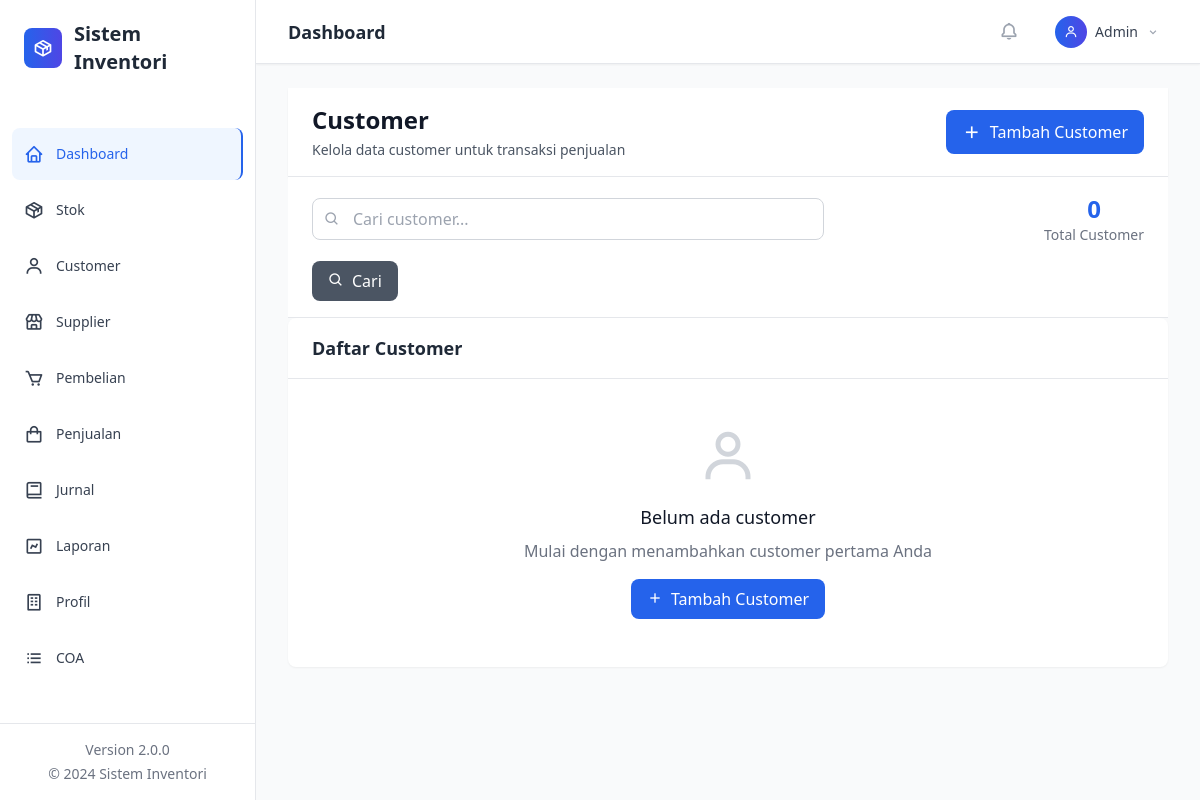
The page /?page=customer on the database as committed earlier.
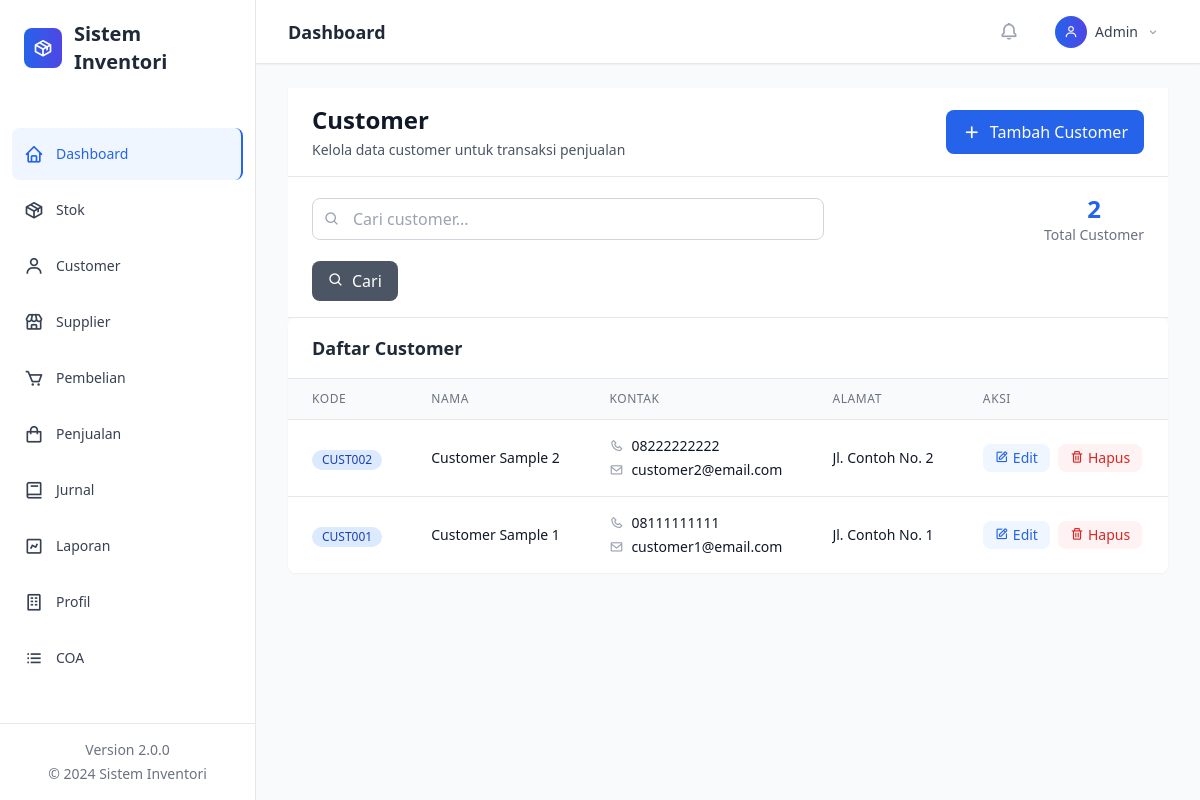
The same page on the database as committed later.
### tables this page shows
CREATE TABLE customer (
    id INTEGER PRIMARY KEY AUTOINCREMENT,
    kode TEXT UNIQUE NOT NULL,
    nama TEXT NOT NULL,
    alamat TEXT,
    telepon TEXT,
    email TEXT,
    created_at DATETIME DEFAULT CURRENT_TIMESTAMP,
    updated_at DATETIME DEFAULT CURRENT_TIMESTAMP
);

### classes/Database.php (called while the page is built, shortened)
<?php
class Database {
    private $pdo;
    private static $instance = null;
    private function __construct() {
        try {
            $this->pdo = new PDO('sqlite:' . DB_FILE);
            $this->pdo->setAttribute(PDO::ATTR_ERRMODE, PDO::ERRMODE_EXCEPTION);
            $this->pdo->exec('PRAGMA foreign_keys = ON;');
            $this->initializeTables();
        } catch (Exception $e) {
            if (DEBUG_MODE) {
                die('Database Error: ' . $e->getMessage());
            } else {
                die('Database connection failed. Please contact administrator.');
            }
        }
    }
    public static function getInstance() {
        if (self::$instance === null) {
            self::$instance = new self();
        }
        return self::$instance;
    }
    private function initializeTables() {
        if (file_exists(INIT_SQL)) {
            $sql = file_get_contents(INIT_SQL);
            $stmts = array_filter(array_map('trim', explode(';', $sql)));
            foreach ($stmts as $stmt) {
                if ($stmt) {
                    $this->pdo->exec($stmt);
                }
            }
        }
        $this->createProfileTable();
    }
    private function createProfileTable() {
        $sql = "CREATE TABLE IF NOT EXISTS profil_perusahaan (
            id INTEGER PRIMARY KEY AUTOINCREMENT,
            nama_perusahaan TEXT NOT NULL,
            alamat TEXT,
            telepon TEXT,
            email TEXT,
            website TEXT,
            logo TEXT,
            npwp TEXT,
            created_at DATETIME DEFAULT CURRENT_TIMESTAMP,
            updated_at DATETIME DEFAULT CURRENT_TIMESTAMP
        )";
        $this->pdo->exec($sql);
        $stmt = $this->pdo->prepare("SELECT COUNT(*) FROM profil_perusahaan");
        $stmt->execute();
    }
    public function query($sql, $params = []) {
        try {
            $stmt = $this->pdo->prepare($sql);
            $stmt->execute($params);
            return $stmt;
        } catch (Exception $e) {
            if (DEBUG_MODE) {
                throw new Exception('Query Error: ' . $e->getMessage());
            } else {
                throw new Exception('Database operation failed.');
            }
        }
    }
    public function fetchAll($sql, $params = []) {
        return $this->query($sql, $params)->fetchAll(PDO::FETCH_ASSOC);
    }
    public function fetch($sql, $params = []) {
        return $this->query($sql, $params)->fetch(PDO::FETCH_ASSOC);
    }
}
?>

### views/customer/index.php (the view, shortened to what the changed rows need)
<?php
$search = $_GET['search'] ?? '';
$whereClause = '';
$params = [];
$page = max(1, (int)($_GET['p'] ?? 1));
$perPage = 10;
$offset = ($page - 1) * $perPage;
$totalRows = $db->fetch("SELECT COUNT(*) as total FROM customer $whereClause", $params)['total'];
$rows = $db->fetchAll("SELECT * FROM customer $whereClause ORDER BY id DESC LIMIT ? OFFSET ?",
    array_merge($params, [$perPage, $offset]));
?>
<div class="bg-white shadow-sm border-b border-gray-200">
    <div class="px-6 py-4">
        <div class="flex items-center justify-between">
            <div>
                <h1 class="text-2xl font-bold text-gray-900">Customer</h1>
                <p class="text-sm text-gray-600 mt-1">Kelola data customer untuk transaksi penjualan</p>
            </div>
            <button onclick="openTambah()" class="bg-blue-600 hover:bg-blue-700 text-white px-4 py-2 rounded-lg flex items-center space-x-2 transition-colors">
                <i class='bx bx-plus text-xl'></i>
                <span>Tambah Customer</span>
            </button>
        </div>
    </div>
</div>
<div class="bg-white border-b border-gray-200 px-6 py-4">
    <div class="flex flex-col sm:flex-row sm:items-center sm:justify-between space-y-4 sm:space-y-0">
        <div class="flex-1 max-w-lg">
            <div class="relative">
                <input type="text" id="searchInput" placeholder="Cari customer..."
                       value="<?php echo htmlspecialchars($search); ?>"
                       class="w-full pl-10 pr-4 py-2 border border-gray-300 rounded-lg focus:ring-2 focus:ring-blue-500 focus:border-blue-500">
                <div class="absolute inset-y-0 left-0 pl-3 flex items-center pointer-events-none">
                </div>
            </div>
        </div>
        <div class="flex items-center space-x-4">
            <div class="text-center">
                <div class="text-2xl font-bold text-blue-600"><?php echo $totalRows; ?></div>
                <div class="text-sm text-gray-500">Total Customer</div>
            </div>
        </div>
    </div>
    <div class="mt-4">
        <button onclick="performSearch()" class="bg-gray-600 hover:bg-gray-700 text-white px-4 py-2 rounded-lg transition-colors">
            <i class='bx bx-search mr-2'></i>Cari
        </button>
    </div>
</div>
<div class="bg-white shadow-sm rounded-lg overflow-hidden">
    <div class="px-6 py-4 border-b border-gray-200">
        <h3 class="text-lg font-semibold text-gray-800">Daftar Customer</h3>
    </div>
    <?php if (empty($rows)): ?>
        <div class="text-center py-12">
            <i class='bx bx-user text-6xl text-gray-300 mb-4'></i>
            <h3 class="text-lg font-medium text-gray-900 mb-2">Belum ada customer</h3>
            <p class="text-gray-500 mb-4">Mulai dengan menambahkan customer pertama Anda</p>
            <button onclick="openTambah()" class="bg-blue-600 hover:bg-blue-700 text-white px-4 py-2 rounded-lg">
                <i class='bx bx-plus mr-2'></i>Tambah Customer
            </button>
        </div>
    <?php else: ?>
        <div class="overflow-x-auto">
            <table class="min-w-full divide-y divide-gray-200">
                <thead class="bg-gray-50">
                    <tr>
                        <th class="px-6 py-3 text-left text-xs font-medium text-gray-500 uppercase tracking-wider">Kode</th>
                        <th class="px-6 py-3 text-left text-xs font-medium text-gray-500 uppercase tracking-wider">Nama</th>
                        <th class="px-6 py-3 text-left text-xs font-medium text-gray-500 uppercase tracking-wider">Kontak</th>
                        <th class="px-6 py-3 text-left text-xs font-medium text-gray-500 uppercase tracking-wider">Alamat</th>
                        <th class="px-6 py-3 text-left text-xs font-medium text-gray-500 uppercase tracking-wider">Aksi</th>
                    </tr>
                </thead>
                <tbody class="bg-white divide-y divide-gray-200">
                    <?php foreach ($rows as $row): ?>
                        <tr class="hover:bg-gray-50">
                            <td class="px-6 py-4 whitespace-nowrap">
                                <span class="inline-flex items-center px-2.5 py-0.5 rounded-full text-xs font-medium bg-blue-100 text-blue-800">
                                    <?php echo htmlspecialchars($row['kode']); ?>
                                </span>
                            </td>
                            <td class="px-6 py-4 whitespace-nowrap">
                                <div class="text-sm font-medium text-gray-900"><?php echo htmlspecialchars($row['nama']); ?></div>
                            </td>
                            <td class="px-6 py-4 whitespace-nowrap">
                                <div class="text-sm text-gray-900">
                                    <?php if ($row['telepon']): ?>
                                        <div class="flex items-center space-x-2">
                                            <i class='bx bx-phone text-gray-400'></i>
                                            <span><?php echo htmlspecialchars($row['telepon']); ?></span>
                                        </div>
                                    <?php endif; ?>
                                    <?php if ($row['email']): ?>
                                        <div class="flex items-center space-x-2 mt-1">
                                            <i class='bx bx-envelope text-gray-400'></i>
                                            <span><?php echo htmlspecialchars($row['email']); ?></span>
                                        </div>
                                    <?php endif; ?>
                                </div>
                            </td>
                            <td class="px-6 py-4">
                                <div class="text-sm text-gray-900 max-w-xs truncate">
                                    <?php echo $row['alamat'] ? htmlspecialchars($row['alamat']) : '-'; ?>
                                </div>
                            </td>
                            <td class="px-6 py-4 whitespace-nowrap text-sm font-medium">
                                <div class="flex items-center space-x-2">
                                    <button onclick="edit(<?php echo $row['id']; ?>)"
                                            class="text-blue-600 hover:text-blue-900 bg-blue-50 hover:bg-blue-100 px-3 py-1 rounded-lg transition-colors">
                                        <i class='bx bx-edit mr-1'></i>Edit
                                    </button>
                                    <button onclick="hapus(<?php echo $row['id']; ?>)"
                                            class="text-red-600 hover:text-red-900 bg-red-50 hover:bg-red-100 px-3 py-1 rounded-lg transition-colors">
                                        <i class='bx bx-trash mr-1'></i>Hapus
                                    </button>
                                </div>
                            </td>
                        </tr>
                    <?php endforeach; ?>
                </tbody>
            </table>
        </div>
    <?php endif; ?>
</div>

Rows that differ between the two databases and show on the page:
added customer: kode "CUST002", nama "Customer Sample 2", telepon "08222222222", email "customer2@email.com", alamat "Jl. Contoh No. 2"
added customer: kode "CUST001", nama "Customer Sample 1", telepon "08111111111", email "customer1@email.com", alamat "Jl. Contoh No. 1"
Other text that changed with them:
$totalRows: "0" → "2"
text no longer shown: "Belum ada customer Mulai dengan menambahkan customer pertama Anda Tambah Customer"
text now shown: "KODE NAMA KONTAK ALAMAT AKSI"
